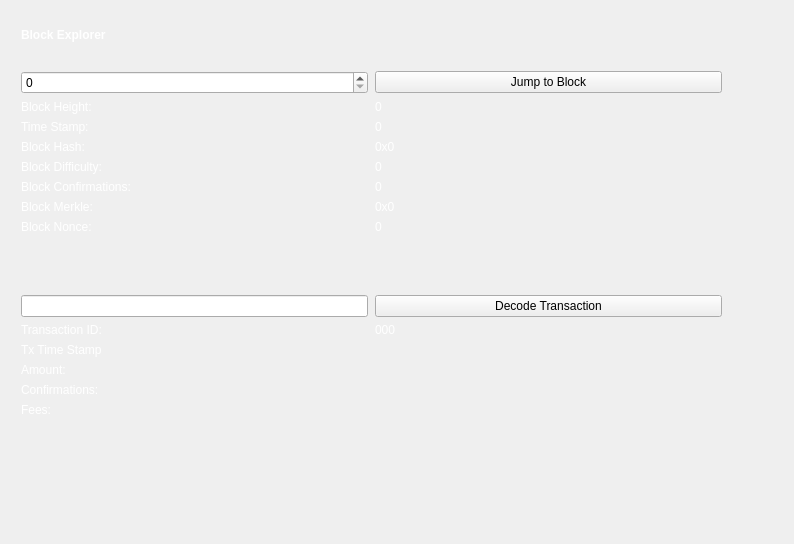
<?xml version="1.0" encoding="UTF-8"?>
<ui version="4.0">
 <class>BlockBrowser</class>
 <widget class="QWidget" name="BlockBrowser">
  <property name="windowModality">
   <enum>Qt::NonModal</enum>
  </property>
  <property name="enabled">
   <bool>true</bool>
  </property>
  <property name="geometry">
   <rect>
    <x>0</x>
    <y>0</y>
    <width>794</width>
    <height>544</height>
   </rect>
  </property>
  <property name="sizePolicy">
   <sizepolicy hsizetype="Preferred" vsizetype="Preferred">
    <horstretch>0</horstretch>
    <verstretch>0</verstretch>
   </sizepolicy>
  </property>
  <property name="minimumSize">
   <size>
    <width>0</width>
    <height>0</height>
   </size>
  </property>
  <property name="acceptDrops">
   <bool>false</bool>
  </property>
  <property name="windowTitle">
   <string>Block Browser</string>
  </property>
  <layout class="QGridLayout">
   <property name="sizeConstraint">
    <enum>QLayout::SetMaximumSize</enum>
   </property>
   <property name="leftMargin">
    <number>21</number>
   </property>
   <property name="topMargin">
    <number>21</number>
   </property>
   <property name="rightMargin">
    <number>10</number>
   </property>
   <item row="1" column="0">
    <widget class="QWidget" name="widget" native="true">
     <widget class="QWidget" name="layoutWidget">
      <property name="geometry">
       <rect>
        <x>0</x>
        <y>0</y>
        <width>699</width>
        <height>27</height>
       </rect>
      </property>
      <layout class="QHBoxLayout" name="horizontalLayout_4">
       <property name="spacing">
        <number>7</number>
       </property>
       <item>
        <widget class="QLabel" name="label_5">
         <property name="font">
          <font>
           <weight>75</weight>
           <bold>true</bold>
          </font>
         </property>
         <property name="styleSheet">
          <string notr="true">color: rgb(255, 255, 255);
font-weight:bold;
</string>
         </property>
         <property name="text">
          <string>Block Explorer</string>
         </property>
        </widget>
       </item>
       <item>
        <spacer name="horizontalSpacer_2">
         <property name="orientation">
          <enum>Qt::Horizontal</enum>
         </property>
         <property name="sizeHint" stdset="0">
          <size>
           <width>40</width>
           <height>20</height>
          </size>
         </property>
        </spacer>
       </item>
      </layout>
     </widget>
     <widget class="QWidget" name="layoutWidget_2">
      <property name="geometry">
       <rect>
        <x>0</x>
        <y>50</y>
        <width>701</width>
        <height>400</height>
       </rect>
      </property>
      <layout class="QGridLayout" name="gridLayout_3" rowstretch="0,0,0,0,0,0,0,0,0,0,0,0,0,0,0,0,0,0,0" columnstretch="0,0">
       <property name="sizeConstraint">
        <enum>QLayout::SetDefaultConstraint</enum>
       </property>
       <property name="horizontalSpacing">
        <number>7</number>
       </property>
       <item row="18" column="0">
        <spacer name="verticalSpacer">
         <property name="orientation">
          <enum>Qt::Vertical</enum>
         </property>
         <property name="sizeHint" stdset="0">
          <size>
           <width>20</width>
           <height>40</height>
          </size>
         </property>
        </spacer>
       </item>
       <item row="12" column="1">
        <widget class="QPushButton" name="txButton">
         <property name="text">
          <string>Decode Transaction</string>
         </property>
        </widget>
       </item>
       <item row="17" column="0">
        <widget class="QLabel" name="feesLabel">
         <property name="styleSheet">
          <string notr="true">color: rgb(255, 255, 255);</string>
         </property>
         <property name="text">
          <string>Fees:</string>
         </property>
         <property name="alignment">
          <set>Qt::AlignLeading|Qt::AlignLeft|Qt::AlignTop</set>
         </property>
        </widget>
       </item>
       <item row="14" column="0">
        <widget class="QLabel" name="txTimeLabel">
         <property name="styleSheet">
          <string notr="true">color: rgb(255, 255, 255);</string>
         </property>
         <property name="text">
          <string>Tx Time Stamp</string>
         </property>
        </widget>
       </item>
       <item row="13" column="0">
        <widget class="QLabel" name="txLabel">
         <property name="styleSheet">
          <string notr="true">color: rgb(255, 255, 255);</string>
         </property>
         <property name="text">
          <string>Transaction ID:</string>
         </property>
        </widget>
       </item>
       <item row="9" column="1">
        <widget class="QLabel" name="nonceValue">
         <property name="styleSheet">
          <string notr="true">color: rgb(255, 255, 255);</string>
         </property>
         <property name="text">
          <string>0</string>
         </property>
         <property name="textInteractionFlags">
          <set>Qt::LinksAccessibleByMouse|Qt::TextSelectableByMouse</set>
         </property>
        </widget>
       </item>
       <item row="13" column="1">
        <widget class="QLabel" name="txID">
         <property name="styleSheet">
          <string notr="true">color: rgb(255, 255, 255);</string>
         </property>
         <property name="text">
          <string>000</string>
         </property>
         <property name="textInteractionFlags">
          <set>Qt::LinksAccessibleByMouse|Qt::TextSelectableByMouse</set>
         </property>
        </widget>
       </item>
       <item row="17" column="1">
        <widget class="QLabel" name="feesValue">
         <property name="styleSheet">
          <string notr="true">color: rgb(255, 255, 255);</string>
         </property>
         <property name="text">
          <string/>
         </property>
         <property name="alignment">
          <set>Qt::AlignLeading|Qt::AlignLeft|Qt::AlignTop</set>
         </property>
         <property name="textInteractionFlags">
          <set>Qt::LinksAccessibleByMouse|Qt::TextSelectableByMouse</set>
         </property>
        </widget>
       </item>
       <item row="14" column="1">
        <widget class="QLabel" name="txTimeValue">
         <property name="styleSheet">
          <string notr="true">color: rgb(255, 255, 255);</string>
         </property>
         <property name="text">
          <string/>
         </property>
         <property name="textInteractionFlags">
          <set>Qt::LinksAccessibleByMouse|Qt::TextSelectableByMouse</set>
         </property>
        </widget>
       </item>
       <item row="9" column="0">
        <widget class="QLabel" name="nonceLabel">
         <property name="styleSheet">
          <string notr="true">color: rgb(255, 255, 255);</string>
         </property>
         <property name="text">
          <string>Block Nonce:</string>
         </property>
        </widget>
       </item>
       <item row="1" column="0">
        <widget class="QSpinBox" name="heightBox">
         <property name="sizePolicy">
          <sizepolicy hsizetype="Preferred" vsizetype="Fixed">
           <horstretch>0</horstretch>
           <verstretch>0</verstretch>
          </sizepolicy>
         </property>
         <property name="maximum">
          <number>99999999</number>
         </property>
        </widget>
       </item>
       <item row="3" column="0">
        <widget class="QLabel" name="heightLabel">
         <property name="styleSheet">
          <string notr="true">color: rgb(255, 255, 255);</string>
         </property>
         <property name="text">
          <string>Block Height:</string>
         </property>
        </widget>
       </item>
       <item row="8" column="1">
        <widget class="QLabel" name="merkleValue">
         <property name="styleSheet">
          <string notr="true">color: rgb(255, 255, 255);</string>
         </property>
         <property name="text">
          <string>0x0</string>
         </property>
         <property name="textInteractionFlags">
          <set>Qt::LinksAccessibleByMouse|Qt::TextSelectableByMouse</set>
         </property>
        </widget>
       </item>
       <item row="1" column="1">
        <widget class="QPushButton" name="blockButton">
         <property name="text">
          <string>Jump to Block</string>
         </property>
        </widget>
       </item>
       <item row="5" column="0">
        <widget class="QLabel" name="hashLabel">
         <property name="styleSheet">
          <string notr="true">color: rgb(255, 255, 255);</string>
         </property>
         <property name="text">
          <string>Block Hash:</string>
         </property>
        </widget>
       </item>
       <item row="4" column="0">
        <widget class="QLabel" name="timeStampLabel">
         <property name="styleSheet">
          <string notr="true">color: rgb(255, 255, 255);</string>
         </property>
         <property name="text">
          <string>Time Stamp:</string>
         </property>
        </widget>
       </item>
       <item row="15" column="1">
        <widget class="QLabel" name="amountValue">
         <property name="styleSheet">
          <string notr="true">color: rgb(255, 255, 255);</string>
         </property>
         <property name="text">
          <string/>
         </property>
         <property name="textInteractionFlags">
          <set>Qt::LinksAccessibleByMouse|Qt::TextSelectableByMouse</set>
         </property>
        </widget>
       </item>
       <item row="3" column="1">
        <widget class="QLabel" name="heightValue">
         <property name="styleSheet">
          <string notr="true">color: rgb(255, 255, 255);</string>
         </property>
         <property name="text">
          <string>0</string>
         </property>
         <property name="textInteractionFlags">
          <set>Qt::LinksAccessibleByMouse|Qt::TextSelectableByMouse</set>
         </property>
        </widget>
       </item>
       <item row="15" column="0">
        <widget class="QLabel" name="amountLabel">
         <property name="styleSheet">
          <string notr="true">color: rgb(255, 255, 255);</string>
         </property>
         <property name="text">
          <string>Amount:</string>
         </property>
        </widget>
       </item>
       <item row="7" column="0">
        <widget class="QLabel" name="confirmLabel">
         <property name="styleSheet">
          <string notr="true">color: rgb(255, 255, 255);</string>
         </property>
         <property name="text">
          <string>Block Confirmations:</string>
         </property>
        </widget>
       </item>
       <item row="7" column="1">
        <widget class="QLabel" name="confirmValue">
         <property name="styleSheet">
          <string notr="true">color: rgb(255, 255, 255);</string>
         </property>
         <property name="text">
          <string>0</string>
         </property>
         <property name="textInteractionFlags">
          <set>Qt::LinksAccessibleByMouse|Qt::TextSelectableByMouse</set>
         </property>
        </widget>
       </item>
       <item row="5" column="1">
        <widget class="QLabel" name="hashValue">
         <property name="minimumSize">
          <size>
           <width>187</width>
           <height>0</height>
          </size>
         </property>
         <property name="styleSheet">
          <string notr="true">color: rgb(255, 255, 255);</string>
         </property>
         <property name="text">
          <string>0x0</string>
         </property>
         <property name="textInteractionFlags">
          <set>Qt::LinksAccessibleByMouse|Qt::TextSelectableByMouse</set>
         </property>
        </widget>
       </item>
       <item row="16" column="0">
        <widget class="QLabel" name="txConfirmLabel">
         <property name="styleSheet">
          <string notr="true">color: rgb(255, 255, 255);</string>
         </property>
         <property name="text">
          <string>Confirmations:</string>
         </property>
         <property name="alignment">
          <set>Qt::AlignLeading|Qt::AlignLeft|Qt::AlignTop</set>
         </property>
        </widget>
       </item>
       <item row="16" column="1">
        <widget class="QLabel" name="txConfirmValue">
         <property name="styleSheet">
          <string notr="true">color: rgb(255, 255, 255);</string>
         </property>
         <property name="text">
          <string/>
         </property>
         <property name="alignment">
          <set>Qt::AlignLeading|Qt::AlignLeft|Qt::AlignTop</set>
         </property>
         <property name="textInteractionFlags">
          <set>Qt::LinksAccessibleByMouse|Qt::TextSelectableByMouse</set>
         </property>
        </widget>
       </item>
       <item row="6" column="0">
        <widget class="QLabel" name="diffLabel">
         <property name="styleSheet">
          <string notr="true">color: rgb(255, 255, 255);</string>
         </property>
         <property name="text">
          <string>Block Difficulty:</string>
         </property>
        </widget>
       </item>
       <item row="6" column="1">
        <widget class="QLabel" name="diffValue">
         <property name="styleSheet">
          <string notr="true">color: rgb(255, 255, 255);</string>
         </property>
         <property name="text">
          <string>0</string>
         </property>
         <property name="textInteractionFlags">
          <set>Qt::LinksAccessibleByMouse|Qt::TextSelectableByMouse</set>
         </property>
        </widget>
       </item>
       <item row="8" column="0">
        <widget class="QLabel" name="merkleLabel">
         <property name="styleSheet">
          <string notr="true">color: rgb(255, 255, 255);</string>
         </property>
         <property name="text">
          <string>Block Merkle:</string>
         </property>
        </widget>
       </item>
       <item row="4" column="1">
        <widget class="QLabel" name="timeStampValue">
         <property name="enabled">
          <bool>true</bool>
         </property>
         <property name="sizePolicy">
          <sizepolicy hsizetype="Preferred" vsizetype="Preferred">
           <horstretch>0</horstretch>
           <verstretch>0</verstretch>
          </sizepolicy>
         </property>
         <property name="minimumSize">
          <size>
           <width>0</width>
           <height>0</height>
          </size>
         </property>
         <property name="styleSheet">
          <string notr="true">color: rgb(255, 255, 255);</string>
         </property>
         <property name="text">
          <string>0</string>
         </property>
         <property name="textInteractionFlags">
          <set>Qt::LinksAccessibleByMouse|Qt::TextSelectableByMouse</set>
         </property>
        </widget>
       </item>
       <item row="12" column="0">
        <widget class="QLineEdit" name="txBox">
         <property name="sizePolicy">
          <sizepolicy hsizetype="Preferred" vsizetype="Fixed">
           <horstretch>0</horstretch>
           <verstretch>0</verstretch>
          </sizepolicy>
         </property>
         <property name="inputMask">
          <string comment="Transaction id" extracomment="Transaction id"/>
         </property>
         <property name="placeholderText">
          <string comment="Transaction ID" extracomment="Transaction ID"/>
         </property>
        </widget>
       </item>
       <item row="11" column="0">
        <spacer name="verticalSpacer_2">
         <property name="orientation">
          <enum>Qt::Vertical</enum>
         </property>
         <property name="sizeHint" stdset="0">
          <size>
           <width>20</width>
           <height>20</height>
          </size>
         </property>
        </spacer>
       </item>
      </layout>
     </widget>
    </widget>
   </item>
  </layout>
 </widget>
 <resources/>
 <connections/>
</ui>
